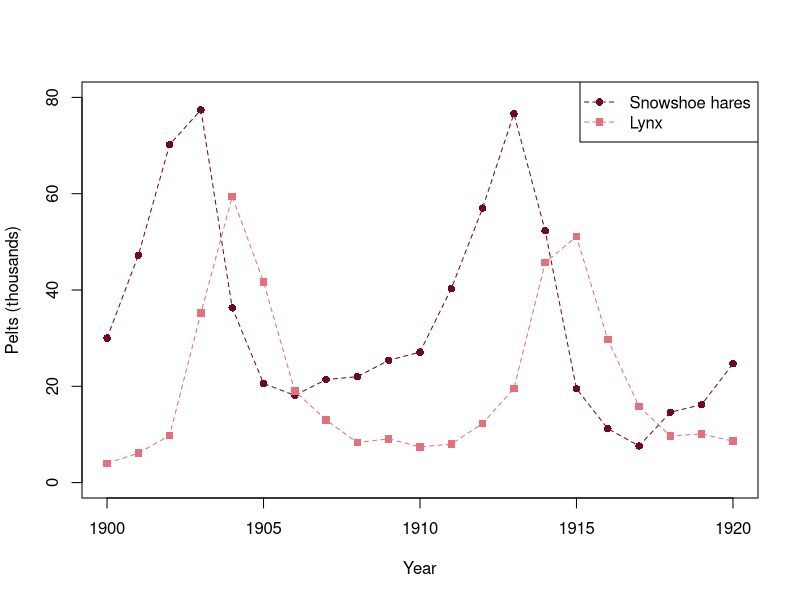

Source code (R):
# Fig. 2.2: Lynx and snowshoe hares (book, Section 2.1)
# number of pelts purchased by the Hudson's Bay Company (in thousands), 1900-1920, after Odum (1953)
# (c) 2026 Philipp Kügler · Program for the book "Dynamical Systems in the Life Sciences" · MIT License (see LICENSE)
jahr <- 1900:1920
hasen <- c(30, 47.2, 70.2, 77.4, 36.3, 20.6, 18.1, 21.4, 22, 25.4, 27.1, 40.3, 57, 76.6, 52.3, 19.5, 11.2, 7.6, 14.6, 16.2, 24.7)
luchse <- c(4, 6.1, 9.8, 35.2, 59.4, 41.7, 19, 13, 8.3, 9.1, 7.4, 8, 12.3, 19.5, 45.7, 51.1, 29.7, 15.8, 9.7, 10.1, 8.6)

for (g in list(c(1900, 1909), c(1910, 1920))) {      # maxima per decade: the lynx follow the hares
  m <- jahr >= g[1] & jahr <= g[2]
  cat(sprintf("%d-%d: most hares %d, most lynx %d\n", g[1], g[2], jahr[m][which.max(hasen[m])], jahr[m][which.max(luchse[m])]))
}

plot(jahr, hasen, type = "o", lty = 2, pch = 16, col = rgb(0.43, 0.04, 0.12), ylim = c(0, 80), xlab = "Year", ylab = "Pelts (thousands)")
lines(jahr, luchse, type = "o", lty = 2, pch = 15, col = rgb(0.89, 0.44, 0.49))
legend("topright", legend = c("Snowshoe hares", "Lynx"), col = c(rgb(0.43, 0.04, 0.12), rgb(0.89, 0.44, 0.49)), pch = c(16, 15), lty = 2)
